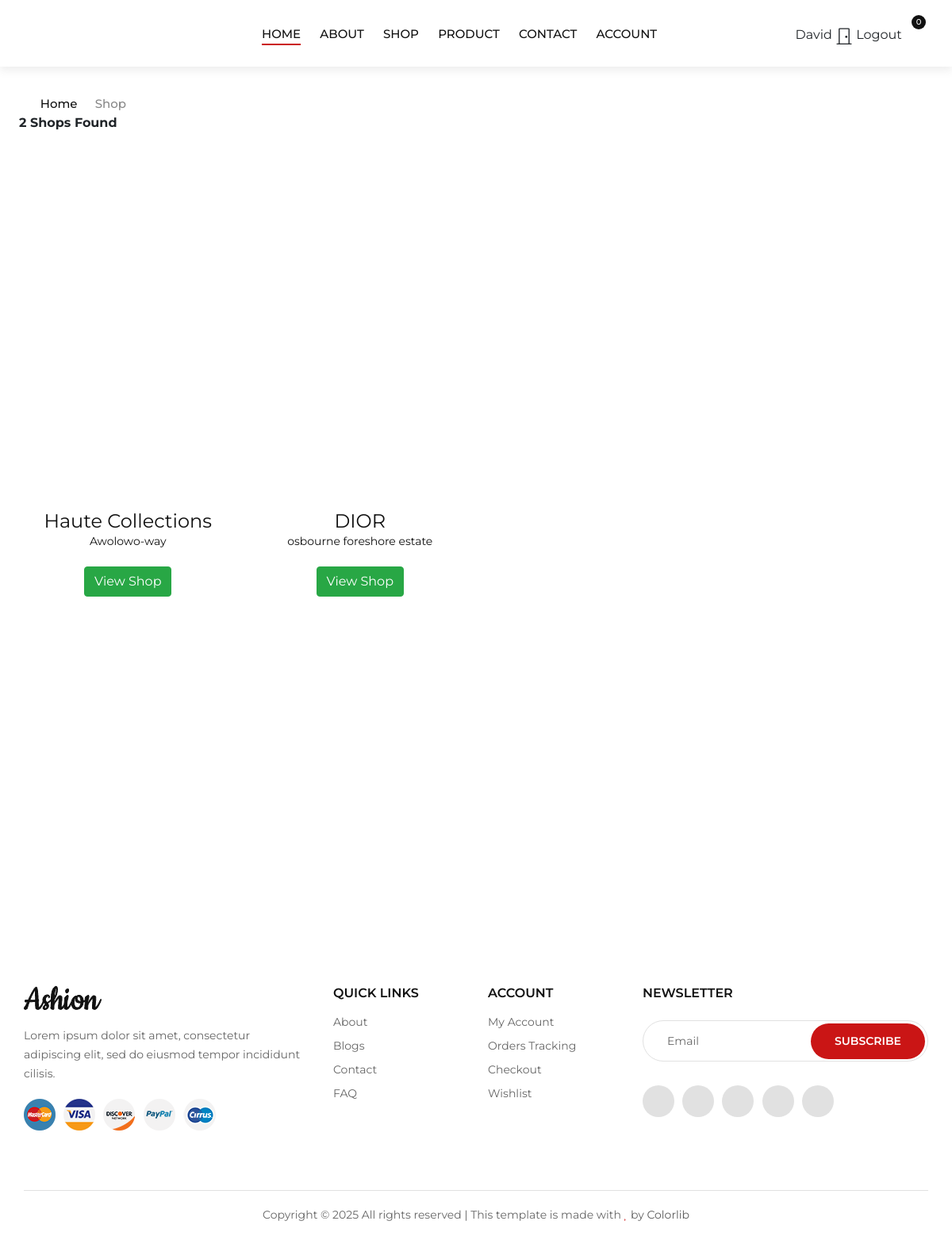
Screenshot of /wallet/shop/ (signed in) with the database file from the repository.
### walletapp/models.py (models this page shows, shortened)
class CustomUser(AbstractBaseUser, PermissionsMixin):
    MALE = 'Male'
    FEMALE = 'Female'
    CHOOSE = ''
    GENDER_OPTIONS = [
        (MALE, 'Male'),
        (FEMALE, 'Female'),
        (CHOOSE, 'Select Gender'),
    ]
    VENDOR = 'Vendor'
    USER = 'User'
    USERTYPE_CHOICES = [
        (VENDOR, 'Vendor'),
        (USER, 'User'),
    ]
    user_name = models.CharField(max_length=100, unique=True)
    profile_picture = models.ImageField(upload_to='profile')
    email = models.EmailField(unique=True)
    name = models.CharField(max_length=255)
    gender = models.CharField(max_length=30, choices=GENDER_OPTIONS, default=CHOOSE, blank=True, null=True)
    user_type = models.CharField(max_length=100, choices=USERTYPE_CHOICES, default=CHOOSE, null=True)
    is_staff = models.BooleanField(default=True)
    is_active = models.BooleanField(default=True)
    objects = CustomAccountManager()
    USERNAME_FIELD = 'email'
    REQUIRED_FIELDS = ['user_name']

class Shop(models.Model):
    FEATURE = 'Feature'
    NO_FEATURE = 'No Feature'
    CHOOSE = ''
    APPEAR_HOME_FIELD=[
        (FEATURE, 'Appear on home'),
        (NO_FEATURE, "Don't show on home"),
        (CHOOSE, 'Please Choose')
    ]
    shop_name = models.CharField(max_length=100, verbose_name='Shop Name')
    slug = models.SlugField(unique=True)
    user = models.ForeignKey(settings.AUTH_USER_MODEL, on_delete=models.CASCADE)
    address = models.CharField(max_length=500, verbose_name='Address')
    email = models.EmailField(null=True, blank=True, verbose_name='Shop Email')
    shop_image = models.ImageField(upload_to='shop-images', null=True, blank=True)
    instagram = models.URLField(null=True, blank=True, verbose_name='Shop Instagram', help_text="The Instagram must be of the shop, not personal")
    phone_number = models.CharField(max_length=20, null=True, blank=True)
    shop_bio= HTMLField()
    category = models.ForeignKey('Categories', on_delete=models.CASCADE)
    appear_home = models.CharField(max_length=50, choices=APPEAR_HOME_FIELD, default=CHOOSE)
    featured_shop = models.BooleanField()
    popular_shop = models.BooleanField(null=True)
    monday_start_time = models.TimeField(null=True, blank=True)
    monday_end_time = models.TimeField(null=True, blank=True)
    tuesday_start_time = models.TimeField(null=True, blank=True)
    tuesday_end_time = models.TimeField(null=True, blank=True)
    wednesday_start_time = models.TimeField(null=True, blank=True)
    wednesday_end_time = models.TimeField(null=True, blank=True)
    thursday_start_time = models.TimeField(null=True, blank=True)
    thursday_end_time = models.TimeField(null=True, blank=True)
    friday_start_time = models.TimeField(null=True, blank=True)
    friday_end_time = models.TimeField(null=True, blank=True)
    saturday_start_time = models.TimeField(null=True, blank=True)
    saturday_end_time = models.TimeField(null=True, blank=True)
    sunday_start_time = models.TimeField(null=True, blank=True)
    sunday_end_time = models.TimeField(null=True, blank=True)
    created_at = models.DateTimeField(auto_now_add=True)
    uploaded_at = models.DateTimeField(auto_now=True)
    class Meta():
        verbose_name_plural = 'Shops'
    def get_shop_url(self):
        return reverse('walletapp:single_shop', kwargs={
            'slug': self.slug,
        })

### walletapp/views.py (the view)
# urls.py: path('shop/', views.ShopList.as_view(), name='shop'),
class ShopList(ListView):
    model = Shop
    template_name = 'shop.html'
    context_object_name = 'shop'
    paginate_by = 16
    def get_context_data(self, **kwargs):
        context = super().get_context_data(**kwargs)
        context['shop_hub'] = Shop.objects.all()
        shops_with_product_counts = Shop.objects.annotate(product_count=Count('products'))
        context['shop_count'] = Shop.objects.count()
        context['product_count'] = sum([shop.product_count for shop in shops_with_product_counts])
        return context

### basket/basket.py (called while the page is built)
    def __len__(self):
        return sum(item['qty'] for item in self.basket.values())

### basket/context_processor.py (called while the page is built)
def basket(request):
    return { 'basket' : Basket(request) }

### templates/shop.html (shortened to what this page needs)
{% extends 'base.html' %}
{% load static %}
{% block content %}
<div class="breadcrumb-option">
    <div class="container">
        <div class="row">
            <div class="col-lg-12">
                <div class="breadcrumb__links">
                    <a href="{% url 'myhome' %}"><i class="fa fa-home"></i> Home</a>
                    <span>Shop</span>
                </div>
            </div>
            <div class="row align-items-center mb-4">
                {% if shop_count != 0 %}
                <div class="counts">
                   <b> <span id="shop_count">{{shop_count}}</span> Shop{{shop_count | pluralize:'s'}} Found</b>
                </div>
                {% endif %}
              </div>
        </div>
    </div>
</div>
<section class="shop spad">
    <div class="container">
        <div class="row">
            <div class="col-lg-12 col-md-12">
                <div class="row">
                    {% if not shop %}
                    <p class="mb-0">No data found</p>
                    {% else %}
                    {% if shop %}
                    {% for shops in shop %}
                    <div class="col-lg-3 col-md-6">
                        <div class="product__item">
                            <div class="product__item__pic set-bg" data-setbg="{{shops.shop_image.url}}"  height="30%" >
                            </div>
                            <div class="product__item__text">
                                <div  class="product__price"> <h4>{{shops.shop_name}} </h4></div>
                                <h6><a href="#">{{shops.address}}</a>
                                    {{shops.location}}</h6>
                                <div class="rating">
                                    <i class="fa fa-star"></i>
                                    <i class="fa fa-star"></i>
                                    <i class="fa fa-star"></i>
                                    <i class="fa fa-star"></i>
                                    <i class="fa fa-star"></i>
                                </div>
                                <h6 ><a href="{{shops.get_shop_url}}" ><button class="btn btn-success">View Shop</button></a></h6>
                            </div>
                        </div>
                    </div>
                    {% endfor %}
                    {% endif %}
                    {% endif %}
                </div>
            </div>
        </div>
    </div>
</section>
{% endblock %}

### templates/base.html (shortened to what this page needs)
{% load static %}
<!DOCTYPE html>
<html lang="zxx">
<head>
    <link href="https://cdn.jsdelivr.net/npm/bootstrap@5.0.0-beta1/dist/css/bootstrap.min.css" rel="stylesheet"
>
    <link rel="stylesheet" href="{% static 'css/bootstrap.min.css' %}" type="text/css">
    <link rel="stylesheet" href="{% static 'css/font-awesome.min.css' %}" type="text/css">
    <link rel="stylesheet" href="{% static 'css/elegant-icons.css' %}" type="text/css">
    <link rel="stylesheet" href="{% static 'css/jquery-ui.min.css' %}" type="text/css">
    <link rel="stylesheet" href="{% static 'css/magnific-popup.css' %}" type="text/css">
    <link rel="stylesheet" href="{% static 'css/owl.carousel.min.css' %}" type="text/css">
    <link rel="stylesheet" href="{% static 'css/slicknav.min.css' %}" type="text/css">
    <link rel="stylesheet" href="{% static 'css/style.css' %}" type="text/css">
</head>
<body>
    <header class="header">
        <div class="container-fluid">
            <div class="row">
                <div class="col-xl-3 col-lg-2">
                    <div class="header__logo">
                    </div>
                </div>
                <div class="col-xl-6 col-lg-7">
                    <nav class="header__menu">
                        <ul>
                            <li class="active"><a href="{% url 'myhome'%}">Home</a></li>
                            <li><a href="{% url 'walletapp:about' %}">About</a></li>
                            <li><a href="{% url 'walletapp:shop'%}">Shop</a></li>
                            <li><a href="{% url 'walletapp:product' %}">Product</a></li>
                            <li><a href="{% url 'walletapp:contact' %}">Contact</a></li>
                            {% if user.is_authenticated %}
                            <li><a href="{% url 'account:dashboard' %}">Account</a></li>
                            {% endif %}
                        </ul>
                    </nav>
                </div>
                <div class="col-lg-3">
                    <div class="header__right">
                        {% if user.is_authenticated %}
                        {{ request.user.name }}
                        <a data-toggle="modal" data-target="#exampleModal" style="cursor: pointer;"
                            class=" border-0 basket-btn">
                                <svg xmlns="http://www.w3.org/2000/svg" width="22" height="22" fill="currentColor"
                                    class="bi bi-door-closed" viewBox="0 0 16 16">
                                    <path
                                        d="M3 2a1 1 0 0 1 1-1h8a1 1 0 0 1 1 1v13h1.5a.5.5 0 0 1 0 1h-13a.5.5 0 0 1 0-1H3V2zm1 13h8V2H4v13z" />
                                    <path d="M9 9a1 1 0 1 0 2 0 1 1 0 0 0-2 0z" />
                                </svg>
                            <span class="fs15 fw500">Logout</span>
                        </a>
                        {% endif %}
                        <ul class="header__right__widget">
                            <li><a href="{% url 'basket:basket_summary' %}" role="button" type="button"><span class="icon_bag_alt"></span>
                                {% with total_qty=basket|length %}
                                <div id="basket-qty" class="basket-qty">
                                    {% if total_qty > 0 %}
                                    <div class="tip"> {{ total_qty }}</div>
                                    {% else %}
                                    <div class="tip">0</div>
                                    {% endif %}
                                </div>
                                {% endwith %}
                            </a></li>
                        </ul>
                    </div>
                </div>
            </div>
        </div>
    </header>
{% block content %}
{% endblock %}
<div class="instagram">
    <div class="container-fluid">
        <div class="row">
            <div class="col-lg-2 col-md-4 col-sm-4 p-0">
                <div class="instagram__item set-bg" data-setbg="{% static 'img/instagram/insta-1.jpg' %}">
                </div>
            </div>
            <div class="col-lg-2 col-md-4 col-sm-4 p-0">
                <div class="instagram__item set-bg" data-setbg="{% static 'img/instagram/insta-2.jpg' %}">
                </div>
            </div>
            <div class="col-lg-2 col-md-4 col-sm-4 p-0">
                <div class="instagram__item set-bg" data-setbg="{% static 'img/instagram/insta-3.jpg' %}">
                </div>
            </div>
            <div class="col-lg-2 col-md-4 col-sm-4 p-0">
                <div class="instagram__item set-bg" data-setbg="{% static 'img/instagram/insta-4.jpg' %}">
                </div>
            </div>
            <div class="col-lg-2 col-md-4 col-sm-4 p-0">
                <div class="instagram__item set-bg" data-setbg="{% static 'img/instagram/insta-5.jpg' %}">
                </div>
            </div>
            <div class="col-lg-2 col-md-4 col-sm-4 p-0">
                <div class="instagram__item set-bg" data-setbg="{% static 'img/instagram/insta-6.jpg' %}">
                </div>
            </div>
        </div>
    </div>
</div>
<footer class="footer">
    <div class="container">
        <div class="row">
            <div class="col-lg-4 col-md-6 col-sm-7">
                <div class="footer__about">
                    <div class="footer__logo">
                        <a href="./index.html"><img src="{% static 'img/logo.png' %}" alt=""></a>
                    </div>
                    <p>Lorem ipsum dolor sit amet, consectetur adipiscing elit, sed do eiusmod tempor incididunt
                    cilisis.</p>
                    <div class="footer__payment">
                        <a href="#"><img src="{% static 'img/payment/payment-1.png' %}" alt=""></a>
                        <a href="#"><img src="{% static 'img/payment/payment-2.png' %}" alt=""></a>
                        <a href="#"><img src="{% static 'img/payment/payment-3.png' %}" alt=""></a>
                        <a href="#"><img src="{% static 'img/payment/payment-4.png' %}" alt=""></a>
                        <a href="#"><img src="{% static 'img/payment/payment-5.png' %}" alt=""></a>
                    </div>
                </div>
            </div>
            <div class="col-lg-2 col-md-3 col-sm-5">
                <div class="footer__widget">
                    <h6>Quick links</h6>
                    <ul>
                        <li><a href="#">About</a></li>
                        <li><a href="#">Blogs</a></li>
                        <li><a href="#">Contact</a></li>
                        <li><a href="#">FAQ</a></li>
                    </ul>
                </div>
            </div>
            <div class="col-lg-2 col-md-3 col-sm-4">
                <div class="footer__widget">
                    <h6>Account</h6>
                    <ul>
                        <li><a href="#">My Account</a></li>
                        <li><a href="#">Orders Tracking</a></li>
                        <li><a href="#">Checkout</a></li>
                        <li><a href="#">Wishlist</a></li>
                    </ul>
                </div>
            </div>
            <div class="col-lg-4 col-md-8 col-sm-8">
                <div class="footer__newslatter">
                    <h6>NEWSLETTER</h6>
                    <form action="#">
                        <input type="text" placeholder="Email">
                        <button type="submit" class="site-btn">Subscribe</button>
                    </form>
                    <div class="footer__social">
                        <a href="#"><i class="fa fa-facebook"></i></a>
                        <a href="#"><i class="fa fa-twitter"></i></a>
                        <a href="#"><i class="fa fa-youtube-play"></i></a>
                        <a href="#"><i class="fa fa-instagram"></i></a>
                        <a href="#"><i class="fa fa-pinterest"></i></a>
                    </div>
                </div>
            </div>
        </div>
        <div class="row">
            <div class="col-lg-12">
                <div class="footer__copyright__text">
                    <p>Copyright &copy; <script>document.write(new Date().getFullYear());</script> All rights reserved | This template is made with <i class="fa fa-heart" aria-hidden="true"></i> by <a href="https://colorlib.com" target="_blank">Colorlib</a></p>
                </div>
            </div>
        </div>
    </div>
</footer>
</body>
</html>

### rows the page displays
CustomUser: user.name "David"
Shop: shop_name "Haute Collections", address "Awolowo-way"
Shop: shop_name "DIOR", address "osbourne foreshore estate"

### other values shown
{{ shop_count }} "2"
{{ shop_count | pluralize:'s' }} "s"
